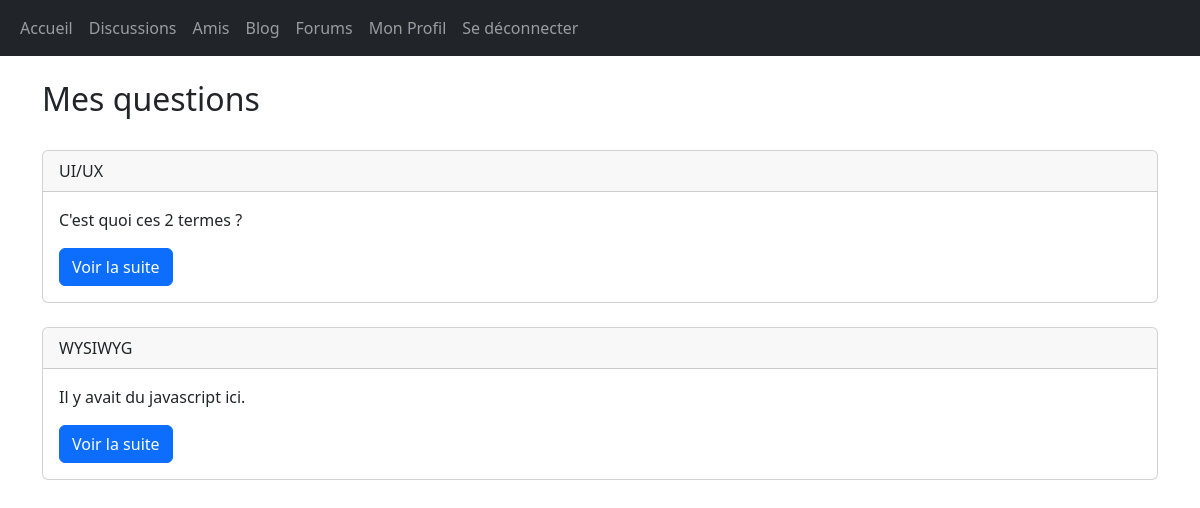
The app's page /index.php?myQuestions=design (signed in) with its own data.
### tables this page shows
CREATE TABLE `forum_posts` (
  `id` int(11) NOT NULL,
  `author` text NOT NULL,
  `title` text NOT NULL,
  `category` text NOT NULL,
  `content` text NOT NULL,
  `date` text NOT NULL
);

### src/controllers/forums/actions/myQuestions.php (called while the page is built)
<?php
require "src/models/forums.php";
$myQuestions = getMyQuestions($_SESSION['username'], $_GET['myQuestions']);
require "src/views/forums/actions/myQuestions.php";

### src/models/forums.php (called while the page is built, shortened)
<?php
function getMyQuestions($username, $category){
    require "src/models/pdo.php";
	$sql = $bdd->prepare("SELECT * FROM forum_posts WHERE author=? AND category=? ORDER BY id DESC");
	$sql->execute(array($username, $category));
    $myQuestions = [];
	while ($res = $sql->fetch()) {
        $myQuestions[] = [
            'id' => $res['id'],
            'title' => $res['title'],
            'date' => $res['date'],
            'author' => $res['author'],
            'content' => $res['content'],
        ];
    }
    return $myQuestions;
}

### src/views/forums/actions/myQuestions.php (the view, shortened to what this page needs)
<?php
require "src/views/includes/header.php";
?>
<main class="container">
    <h2>Mes questions</h2>
    <br>
    <?php
        foreach ($myQuestions as $question) {
        ?>
            <article class="card">
                <p class="card-header">
                    <?= $question['title'] ?>
                </p>
                <div class="card-body">
                    <p class="card-text">
                        <?= $question['content'] ?>
                    </p>
                    <p  class="card-text">
                        <a href="index.php?viewQuestion=<?= $question['id'] ?>" class="btn btn-primary">Voir la suite</a>
                    </p>
                </div>
            </article>
            <br>
        <?php
        }
    ?>
</main>
<?php
require "src/views/layout.php";
?>

### records on screen
forum_posts: title "UI/UX", content "C'est quoi ces 2 termes ?"
forum_posts: title "WYSIWYG", content "Il y avait du javascript ici."
